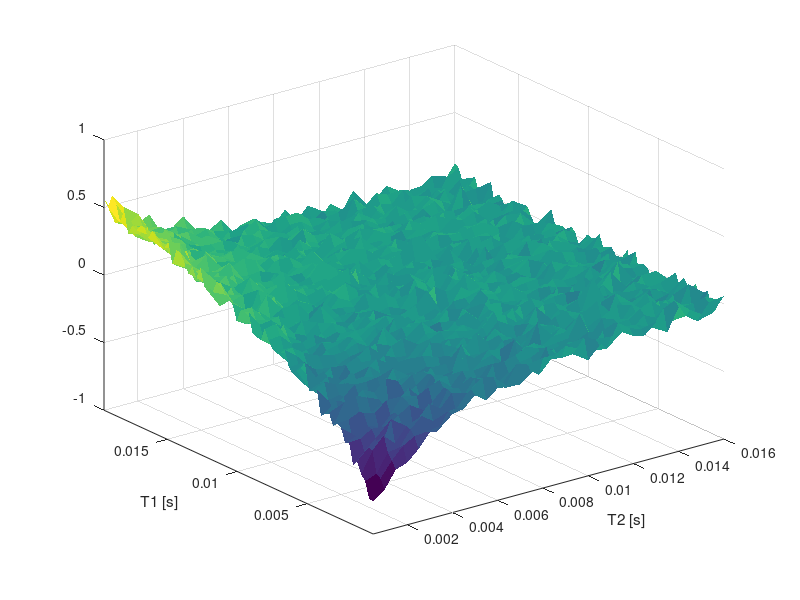

The MATLAB source for this figure:
% 7 July 2015
% This file generates 2D T1(inversion recovery)-T2 data. The user should
% input T1 and T2 values (only one peak is in this implementation), the
% time increment for both the T1 and T2 axes, and the number of points on
% each axis. The program generates T2 and T1 curves, then multiplies them
% (line 32) to make the final data set. Plotting and saving for use in
% Prospa is also avaiable.


clear
close all
clc

%%

% User defined parameters
T1_1 = 1.5e-3; %s
w1 = 0.20; % First T1 weight
T1_2 = 12.5e-3; %s
w2 = 0.80; % Second T1 weight
T2_1 = 1.0e-3; %s
T2_2 = 4.0e-3; %s


t_T1 = 287e-6; %s, time increment for T1 axis
t_T2 = 500e-6; %s, time increment for T2 axis


nPtsT1 = 68; %points for T1 axis
nPtsT2 = 32; %points for T2 axis
%end user-defined parameters

data = zeros(nPtsT1,nPtsT2); %make blank matrix
T1axis = linspace(t_T1, t_T1*nPtsT1, nPtsT1); %set up axes
T2axis = linspace(t_T2, t_T2*nPtsT2, nPtsT2);

T2data1 = exp(-T2axis/T2_1);
T2data2 = exp(-T2axis/T2_2); %1D T2 curve
T1data1 = (1-2*exp(-T1axis/T1_1));
T1data2 = (1-2*exp(-T1axis/T1_2)); %1D T1 curve

data2D = w1*(T1data1'*T2data1) + w2*(T1data2'*T2data2); %make 2D data set


% % Add in noise
for i = 1:length(T1axis)
    for j = 1:length(T2axis)
        noise = randn/20;
%         while 0.5 < noise < -0.5
%             noise = randn/10;
%         end
    
        data2D(i, j) = data2D(i,j) + noise;
    end
end

surf(T2axis',T1axis,data2D) %plotting
shading flat
% set(gca,'Xscale','log','Yscale','log')
ylabel('T1 [s]')
xlabel('T2 [s]')
ylim([min(T1axis) max(T1axis)]);
xlim([min(T2axis) max(T2axis)]);

% Save the data
saveDir = 'C:\Users\vjlee\Desktop\';
saveName = 'DataSim_32by20';
save(strcat(saveDir, saveName, '.dat'), 'data2D', '-ascii');
